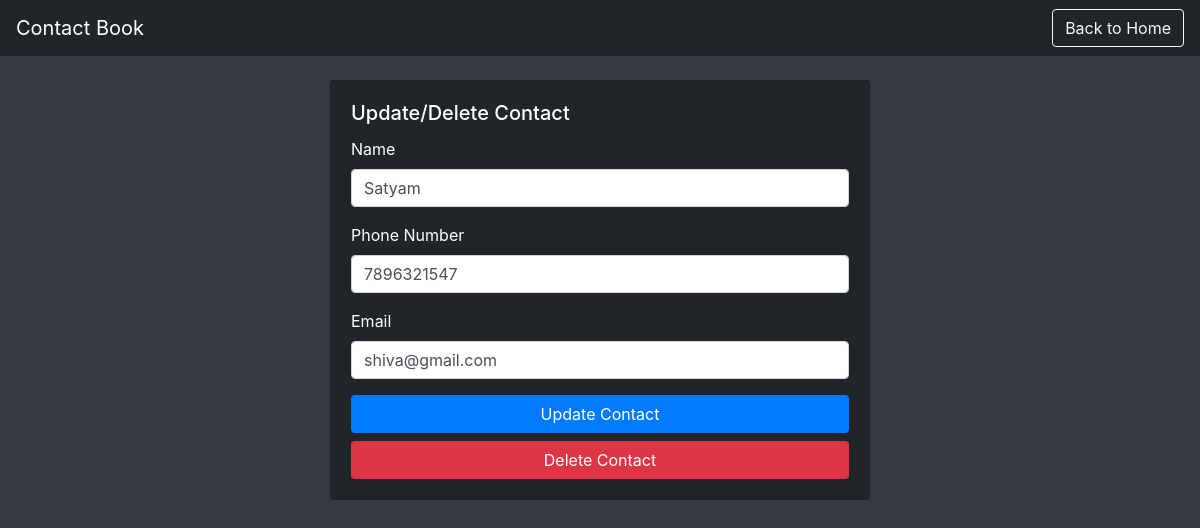
The page /update/15/ on the database its author committed.
### stuff/models.py (models this page shows, shortened)
class Contact(models.Model):
    name = models.CharField(max_length=50)
    phone = models.IntegerField()
    email = models.EmailField()

### stuff/views.py (the view)
# urls.py: path('update/<int:id>/',views.update,name='update'),
def update(request,id):
    contact = Contact.objects.get(pk=id)
    if request.method == 'POST':
        con = UpdateForm(request.POST,instance=contact)
        if con.is_valid():
            con.save()
            return redirect('home')
        else:
            return redirect('update')
    else:
        con = UpdateForm()
    return render(request,'stuff/update.html',{'contact':contact})

### stuff/templates/stuff/update.html (shortened to what this page needs)
<!DOCTYPE html>
{% load static %}
<html lang="en">
<head>
    <link href="{% static 'css/bootstrap.css' %}" rel="stylesheet">
</head>
<body>
    <nav class="navbar navbar-expand-lg navbar-dark">
        <a class="navbar-brand" href="#">Contact Book</a>
        <div class="ml-auto">
            <a href="{% url 'home' %}" class="btn btn-outline-light">Back to Home</a>
        </div>
    </nav>
    <div class="container mt-4">
        <div class="row">
            <div class="col-md-6 offset-md-3">
                <div class="card mb-4">
                    <div class="card-body">
                        <h5 class="card-title">Update/Delete Contact</h5>
                        <form action='{% url 'update' contact.id %}' method='POST' id="update-delete-form">
                            <div class="form-group">
                                <label for="name">Name</label>
                                <input type="text" class="form-control" name="name" value="{{contact.name}}">
                            </div>
                            <div class="form-group">
                                <label for="phone">Phone Number</label>
                                <input type="text" class="form-control" name="phone" value="{{contact.phone}}">
                            </div>
                            <div class="form-group">
                                <label for="email">Email</label>
                                <input type="email" class="form-control" name="email" value="{{contact.email}}">
                            </div>
                            <button type="submit" class="btn btn-primary mb-2">Update Contact</button>
                        </form>
                        <form action="{% url 'delete' contact.id %}" method='POST'>
                            <button type="submit" class="btn btn-danger">Delete Contact</button>
                        </form>
                    </div>
                </div>
            </div>
        </div>
    </div>
</body>
</html>

### stuff/templates/stuff/update.html (style rules this page uses)
body { background-color: #343a40; color: #ffffff; }
.navbar, .card { background-color: #212529; }
.form-control, .btn { border-radius: 0.25rem; }
.btn-primary, .btn-danger { border-color: transparent; width: 100%; }
.btn-primary { background-color: #007bff; }
.btn-danger { background-color: #dc3545; }

### rows shown on the page
Contact: name "Satyam", phone "7896321547", email "shiva@gmail.com"
